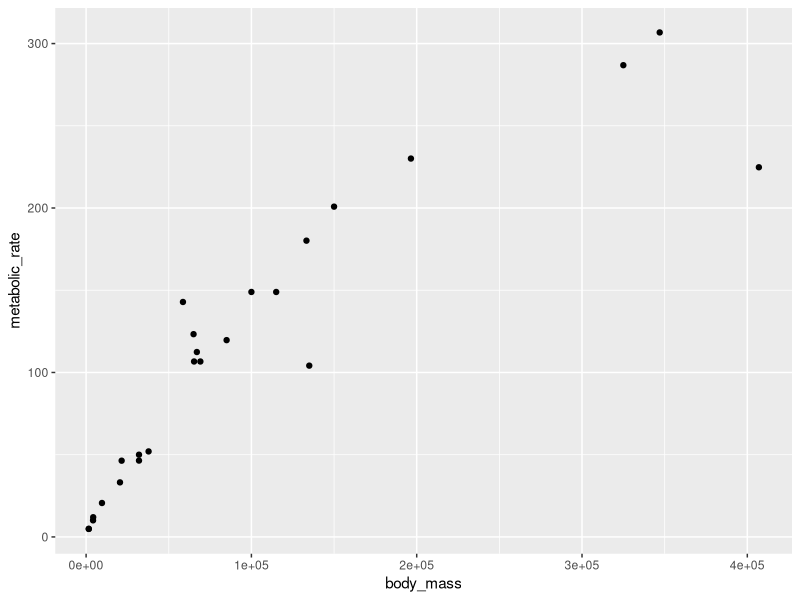

The R script that drew this image:
library(tidyverse)
size_mr_data <- data.frame(
  body_mass = c(32000, 37800, 347000, 4200, 196500, 100000, 4290, 
                32000, 65000, 69125, 9600, 133300, 150000, 407000, 115000, 
                67000,325000, 21500, 58588, 65320, 85000, 135000, 20500, 1613,
                1618),
  metabolic_rate = c(49.984, 51.981, 306.770, 10.075, 230.073, 
                     148.949, 11.966, 46.414, 123.287, 106.663, 20.619, 180.150, 
                     200.830, 224.779, 148.940, 112.430, 286.847, 46.347, 142.863, 
                     106.670, 119.660, 104.150, 33.165, 4.900, 4.865))
ggplot(data = size_mr_data, aes(x = body_mass, y = metabolic_rate)) +
  geom_point()
